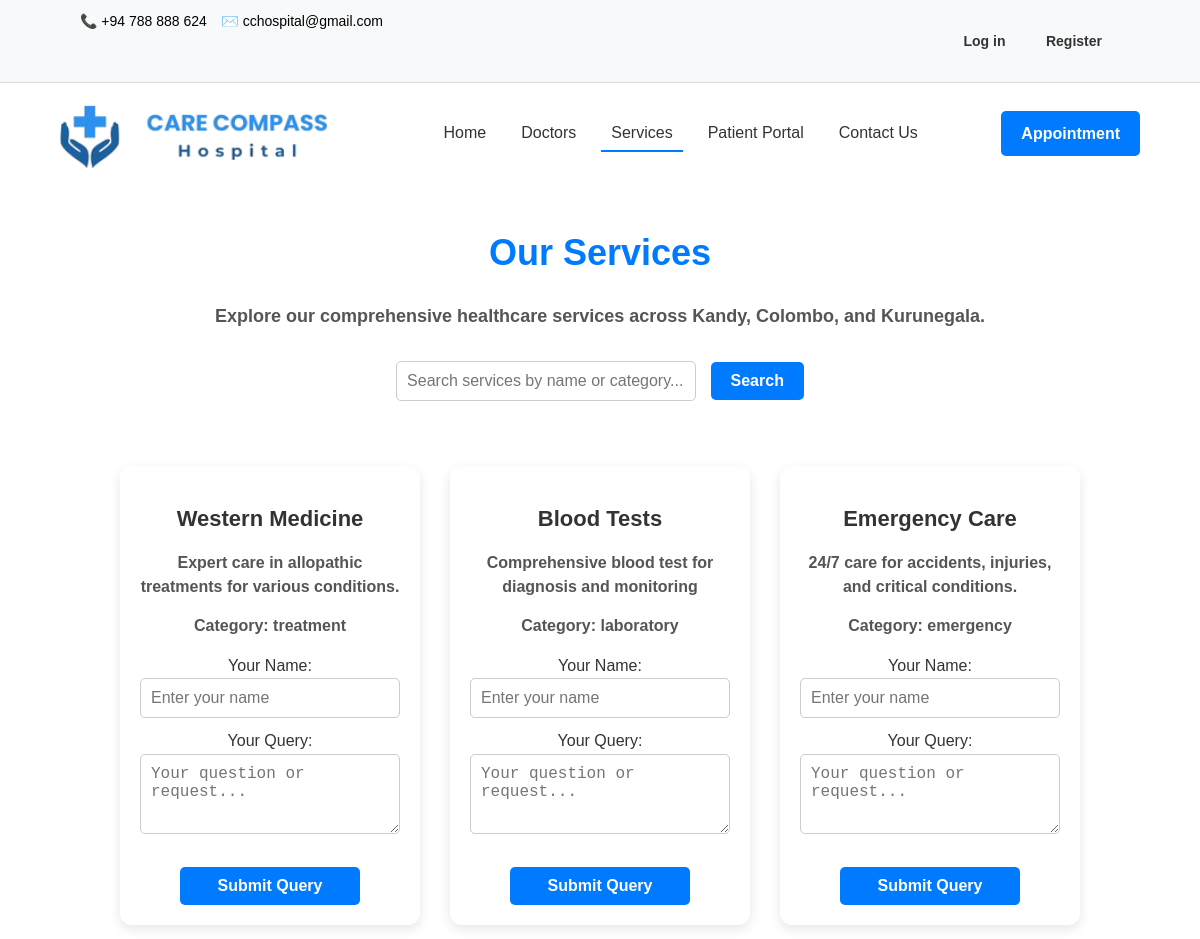
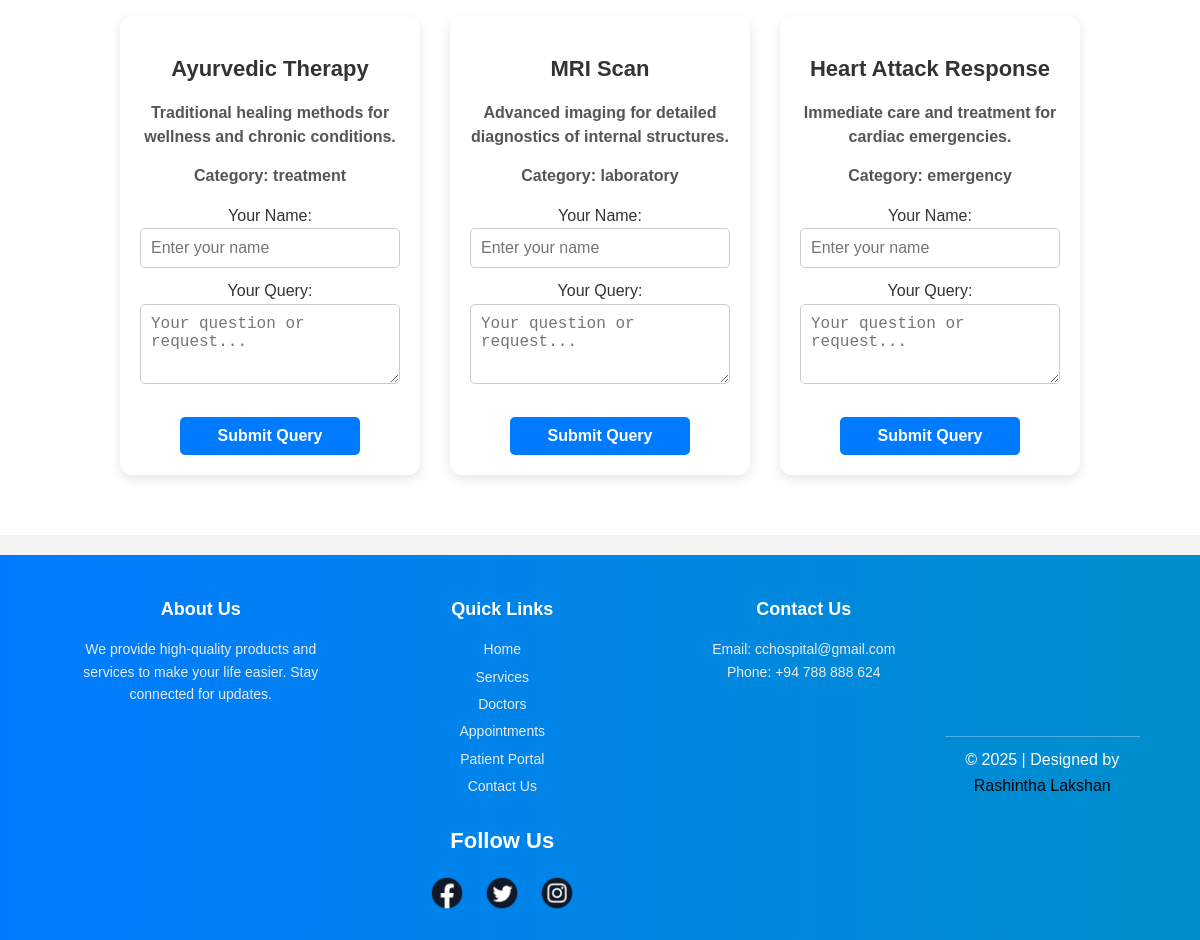
/services.php, run on the app's committed database (2 pictures, top to bottom).
### tables this page shows
CREATE TABLE IF NOT EXISTS `services` (
  `id` int NOT NULL AUTO_INCREMENT,
  `name` varchar(100) NOT NULL,
  `description` text,
  `category` enum('treatment','laboratory','emergency') NOT NULL,
  PRIMARY KEY (`id`)
);

### services.php (the view, shortened to what this page needs)
<?php
include 'includes/db_connect.php';
$services = [];
$sql = "SELECT id, name, description, category FROM services";
$result = mysqli_query($conn, $sql);
if ($result) {
    while ($row = mysqli_fetch_assoc($result)) {
        $services[] = $row;
    }
} else {
    echo "Error fetching services: " . mysqli_error($conn);
}
$search_query = "";
?>
<!DOCTYPE html>
<html lang="en">
<head>
    <link rel="stylesheet" href="assets/css/styles.css">
</head>
<body>
    <header>
        <div class="top-bar">
            <div class="container">
                <div class="contact-info">
                    <a href="tel:+94788888624">📞 +94 788 888 624</a>
                    <a href="mailto:cchospital@gmail.com">✉️ cchospital@gmail.com</a>
                </div>
                <nav class="top-nav">
                    <a href="auth/login.php">Log in</a>
                    <a href="auth/register.php">Register</a>
                </nav>
            </div>
        </div>
        <nav class="navbar">
            <div class="container">
                <a class="navbar-brand" href="index.php">
                    <img src="assets/images/cchlogo.png" alt="Care Compass Hospital" width="300">
                </a>
                <div class="nav-links">
                    <a href="index.php">Home</a>
                    <a href="doctors.php">Doctors</a>
                    <a href="services.php" class="active">Services</a>
                    <a href="patient/gateway.php">Patient Portal</a>
                    <a href="contact.php">Contact Us</a>
                </div>
                <a href="patient/appointments.php" class="btn">Appointment</a>
            </div>
        </nav>
    </header>
    <section class="services-content">
    <div class="container">
        <div class="vertical-center">
            <h1 class="text-center mb-4" style="color: #007bff; font-weight: bolder;">Our Services</h1>
            <p class="text-center mb-5">Explore our comprehensive healthcare services across Kandy, Colombo, and Kurunegala.</p>
            <div class="search-bar text-center mb-5">
                <form method="GET" action="services.php">
                    <input type="text" name="search" placeholder="Search services by name or category..." value="<?php echo htmlspecialchars($search_query); ?>" class="form-input">
                    <input type="submit" value="Search" class="btn">
                </form>
            </div>
            <?php if (!empty($search_query) && empty($search_results)): ?>
                <p class="text-center">No services found matching your search.</p>
            <?php else: ?>
                <div class="service-container two-rows">
                    <?php foreach ($services as $service): ?>
                        <div class="service-box">
                            <h3><?php echo htmlspecialchars($service['name']); ?></h3>
                            <p><?php echo htmlspecialchars($service['description']); ?></p>
                            <p><strong>Category:</strong> <?php echo htmlspecialchars($service['category']); ?></p>
                            <form method="POST" class="query-form">
                                <label for="patient_name_<?php echo $service['id']; ?>">Your Name:</label>
                                <input type="text" name="patient_name" id="patient_name_<?php echo $service['id']; ?>" required placeholder="Enter your name" class="form-input" style="width: 100%; margin-bottom: 10px;"><br>
                                <label for="query_<?php echo $service['id']; ?>">Your Query:</label>
                                <textarea name="query" id="query_<?php echo $service['id']; ?>" required placeholder="Your question or request..." rows="3" class="form-input" style="width: 100%; margin-bottom: 10px;"></textarea><br>
                                <input type="submit" name="submit_query" value="Submit Query" class="btn">
                            </form>
                        </div>
                    <?php endforeach; ?>
                </div>
            <?php endif; ?>
        </div>
    </div>
</section>
    <footer class="footer">
        <div class="container">
            <div class="footer-content">
                <div class="footer-section about">
                    <h2>About Us</h2>
                    <p>We provide high-quality products and services to make your life easier. Stay connected for updates.</p>
                </div>
                <div class="footer-section links">
                    <h2>Quick Links</h2>
                    <ul>
                        <li><a href="index.php">Home</a></li>
                        <li><a href="services.php">Services</a></li>
                        <li><a href="doctors.php">Doctors</a></li>
                        <li><a href="patient/appointments.php">Appointments</a></li>
                        <li><a href="auth/login.php">Patient Portal</a></li>
                        <li><a href="contact.php">Contact Us</a></li>
                    </ul>
                </div>
                <div class="footer-section contact">
                    <h2>Contact Us</h2>
                    <p>Email: cchospital@gmail.com</p>
                    <p>Phone: +94 788 888 624</p>
                </div>
                <div class="footer-section social">
                    <h2>Follow Us</h2>
                    <div class="social-media">
                        <a href="#"><img src="assets/images/facebook.png" alt="Facebook"></a>
                        <a href="#"><img src="assets/images/twitter.png" alt="Twitter"></a>
                        <a href="#"><img src="assets/images/instagram.png" alt="Instagram"></a>
                    </div>
                </div>
            </div>
            <div class="footer-bottom">
                <p>© 2025 | Designed by <a href="#">Rashintha Lakshan</a></p>
            </div>
        </div>
    </footer>
</body>
</html>

### data on the page
services: name "Western Medicine", description "Expert care in allopathic treatments for various conditions.", category "treatment", query "Your question or request..."
services: name "Blood Tests", description "Comprehensive blood test for diagnosis and monitoring", category "laboratory", query "Your question or request..."
services: name "Emergency Care", description "24/7 care for accidents, injuries, and critical conditions.", category "emergency", query "Your question or request..."
services: name "Ayurvedic Therapy", description "Traditional healing methods for wellness and chronic conditions.", category "treatment", query "Your question or request..."
services: name "MRI Scan", description "Advanced imaging for detailed diagnostics of internal structures.", category "laboratory", query "Your question or request..."
services: name "Heart Attack Response", description "Immediate care and treatment for cardiac emergencies.", category "emergency", query "Your question or request..."
